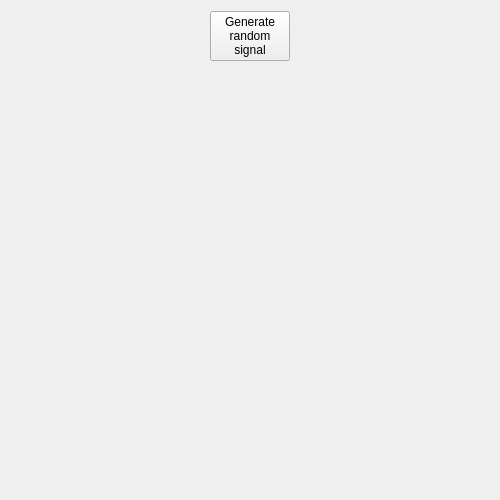
<?xml version="1.0" encoding="UTF-8"?>
<ui version="4.0">
 <class>Form</class>
 <widget class="QWidget" name="Form">
  <property name="geometry">
   <rect>
    <x>0</x>
    <y>0</y>
    <width>500</width>
    <height>500</height>
   </rect>
  </property>
  <property name="windowTitle">
   <string>Form</string>
  </property>
  <layout class="QGridLayout" name="gridLayout">
   <item row="0" column="0">
    <layout class="QHBoxLayout" name="horizontalLayout">
     <item>
      <spacer name="horizontalSpacer">
       <property name="orientation">
        <enum>Qt::Horizontal</enum>
       </property>
       <property name="sizeHint" stdset="0">
        <size>
         <width>40</width>
         <height>20</height>
        </size>
       </property>
      </spacer>
     </item>
     <item>
      <widget class="QPushButton" name="pushButton_generate_random_signal">
       <property name="text">
        <string>Generate
random
signal</string>
       </property>
      </widget>
     </item>
     <item>
      <spacer name="horizontalSpacer_2">
       <property name="orientation">
        <enum>Qt::Horizontal</enum>
       </property>
       <property name="sizeHint" stdset="0">
        <size>
         <width>40</width>
         <height>20</height>
        </size>
       </property>
      </spacer>
     </item>
    </layout>
   </item>
   <item row="1" column="0">
    <widget class="QWidget" name="MplWidget" native="true"/>
   </item>
  </layout>
  <zorder>horizontalLayoutWidget</zorder>
  <zorder>horizontalSpacer</zorder>
  <zorder>MplWidget</zorder>
 </widget>
 <resources/>
 <connections/>
</ui>
